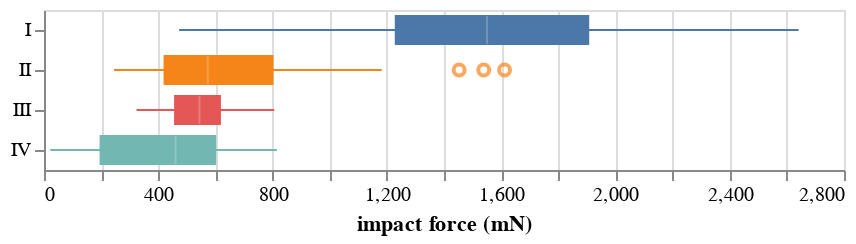

The notebook cell this image was saved under:
### Markdown cell above
### Box plots

Altair allows for construction of box plots as well.

### Code cell
alt.Chart(df
    ).mark_boxplot(
    ).encode(
        x='impact force (mN):Q',
        y=alt.Y('ID:N', title=None),
        color=alt.Color('ID:N', legend=None),
        stroke=alt.Color('ID:N', legend=None),
)
